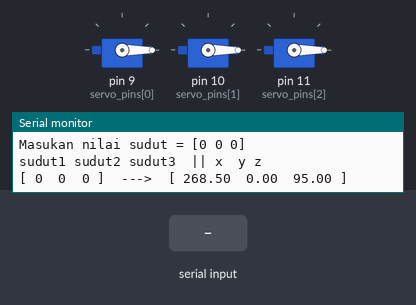
The sketch below on a simulated Arduino Uno, built with avr-gcc and run on an emulated ATmega328P. On the bench: 3 × servo, the last lines printed to the serial monitor. The inputs (shaded band) are chosen by the test bench.

Above: at 4.8 s.
4.9 s: "90 45 200\n" received over Serial
At 7.6 s:
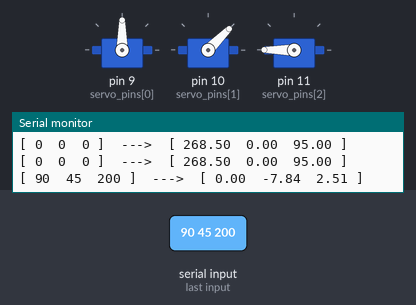
7.9 s: "90\n" received over Serial
At 10.6 s:
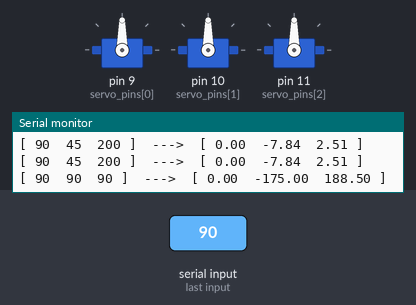
10.9 s: "30 150 10\n" received over Serial
At 13.7 s:
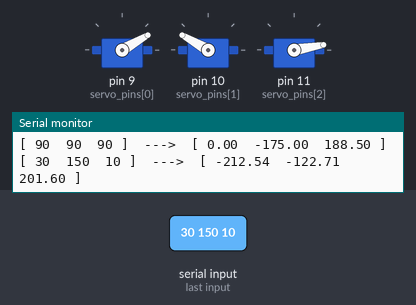
13.9 s: "90 45\n" received over Serial
At 16.3 s:
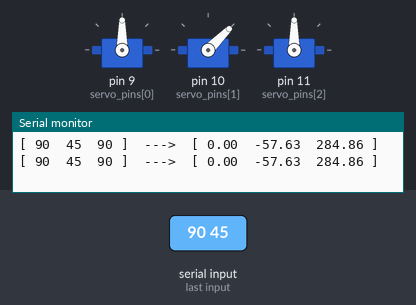
16.6 s: "30 150\n" received over Serial
At 18.6 s:
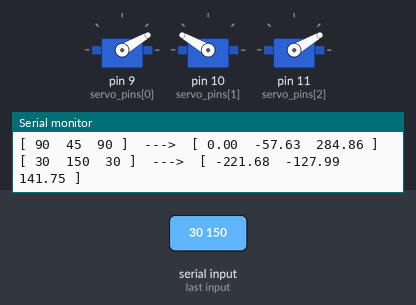
19.6 s: "200\n" received over Serial
At 22.0 s:
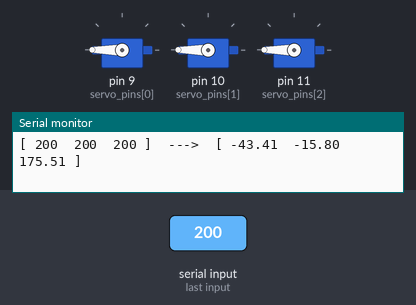
Timing chart, 0 to 23.5 s (numbered marks = the images above; inputs shaded):
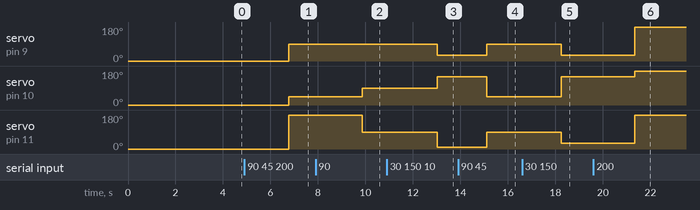

Measured:
- after the input at 4.9 s, servo on pin 9 (servo_pins[0]): 0° → 90° after 1.9 s; servo on pin 10 (servo_pins[1]): 0° → 45° after 1.9 s; servo on pin 11 (servo_pins[2]): 0° → 180° after 1.9 s
- after the input at 7.9 s, servo on pin 10 (servo_pins[1]): 45° → 90° after 2.0 s; servo on pin 11 (servo_pins[2]): 180° → 90° after 2.0 s
- after the input at 10.9 s, servo on pin 9 (servo_pins[0]): 90° → 30° after 2.1 s; servo on pin 10 (servo_pins[1]): 90° → 150° after 2.1 s; servo on pin 11 (servo_pins[2]): 90° → 10° after 2.1 s
- after the input at 13.9 s, servo on pin 9 (servo_pins[0]): 30° → 90° after 1.2 s; servo on pin 10 (servo_pins[1]): 150° → 45° after 1.2 s; servo on pin 11 (servo_pins[2]): 10° → 90° after 1.2 s
- after the input at 16.6 s, servo on pin 9 (servo_pins[0]), servo on pin 11 (servo_pins[2]): 90° → 30° after 1.6 s; servo on pin 10 (servo_pins[1]): 45° → 150° after 1.6 s
- after the input at 19.6 s, servo on pin 9 (servo_pins[0]), servo on pin 11 (servo_pins[2]): 30° → 180° after 1.7 s; servo on pin 10 (servo_pins[1]): 150° → 180° after 1.7 s

The sketch:

Robotika_forwardKInematik3Servo.ino
```cpp
#include <Servo.h>

String myString;
char c;
int Index1,Index2,Index3,Index4,Index5;
String secondValue, thirdValue, fourthValue, firstValue;


Servo myservo[3];
int servo_pins[3] = {9, 10, 11}; //pin servo // array
int theta1, theta2, theta3;

double rad_theta1, rad_theta2, rad_theta3;
float result_x, result_y, result_z;


void setup()
{
  Serial.begin(9600);
  while (!Serial);
  Serial.println("-------------------------");
  Serial.println("memuat sistem....");
  delay(500);
  Serial.println("sistem berhasil dimuat");
  Serial.println("-------------------------");
  Serial.println("proses kalibrasi servo...");
  for (int i=0; i<3; i++) { // increment
    myservo[i].attach(servo_pins[i]);
    myservo[i].write(0);
    delay(1000);
  }


Serial.println("servo sudah dikalibrasi");
Serial.println("-------------------------");
Serial.println("Command input aktif, masukan perintah");
Serial.println("-------------------------");
Serial.println("Masukan nilai sudut = [0 0 0] ");
Serial.println("sudut1 sudut2 sudut3  || x  y z ");
}

// fungsi digunakan untuk pemetaan jika input berasal dari potensiometer
//int degree(int x) {
//  int val = map(x, 0, 1023, 0, 90);
//  return val;
//}

void loop()
{
    while (Serial.available()>0){
    delay(10);
    c = Serial.read();
    myString += c;
  }
  if (myString.length()>0){
    Index1 = myString.indexOf('[');
    Index2 = myString.indexOf(' ', Index1+1);
    Index3 = myString.indexOf(' ', Index2+1);
    Index4 = myString.indexOf(' ', Index3+1);
    Index5 = myString.indexOf(']', Index4+1);

    secondValue = myString.substring(Index1+1, Index2);
    thirdValue = myString.substring(Index2+1, Index3);
    fourthValue = myString.substring(Index3+1, Index4);
    firstValue = myString.substring(Index4+1, Index5);

    myString = "";
  }
  delay(1000);

  theta1 = secondValue.toFloat();
  theta2 = thirdValue.toFloat();
  theta3 = fourthValue.toFloat();

  forwardKinematic();

  myservo[0].write(theta1);
  myservo[1].write(theta2);
  myservo[2].write(theta3);
  delay(15);

  Serial.print("[ ");
  Serial.print(theta1);
  Serial.print("  ");
  Serial.print(theta2);
  Serial.print("  ");
  Serial.print(theta3);
  Serial.print(" ]");
  Serial.print("  --->  ");
  Serial.print("[ ");
  Serial.print(result_x);
  Serial.print("  ");
  Serial.print(result_y);
  Serial.print("  ");
  Serial.print(result_z);
  Serial.println(" ]");
}

void forwardKinematic() {
  rad_theta1 = theta1 * M_PI / 180;
  rad_theta2 = theta2 * M_PI / 180;
  rad_theta3 = theta3 * M_PI / 180;

  // --------------DH - Parameter -----------------------
  // link  |  Rz(theta) | Tz(d)   | Tx(a)     | Rx(alpha)
  // ----------------------------------------------------
  //   1   |  theta1    | L1 = 95 | 0         | 90
  //   2   |  theta2    | 0       | L2 = 93.5 | 0
  //   3   |  theta3    | 0       | L3 = 175  | 0
  // ----------------------------------------------------

  float L1 = 95;    //d
  float L2 = 93.5; // a1
  float L3 = 175; // a2

  result_x = L3 * (cos(rad_theta2) * cos(rad_theta3) - sin(rad_theta2) * sin(rad_theta3)) * cos(rad_theta1) + L2 * cos(rad_theta2) * cos(rad_theta1);
  result_y = L3 * (cos(rad_theta2) * cos(rad_theta3) - sin(rad_theta2) * sin(rad_theta3)) * sin(rad_theta1) + L2 * cos(rad_theta2) * sin(rad_theta1);
  result_z = L3 * (sin(rad_theta2) * cos(rad_theta3) + cos(rad_theta2) * sin(rad_theta3)) + (L2 * sin(rad_theta2)) + L1;
}
```
